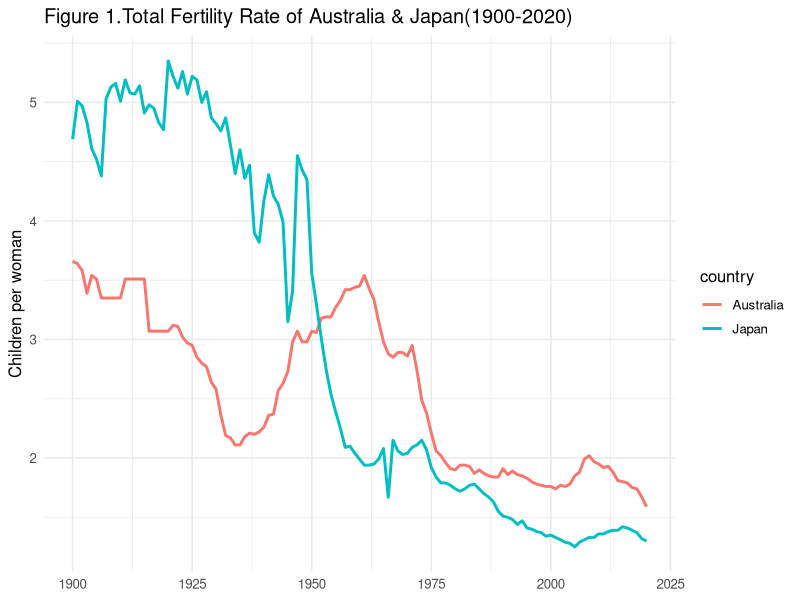
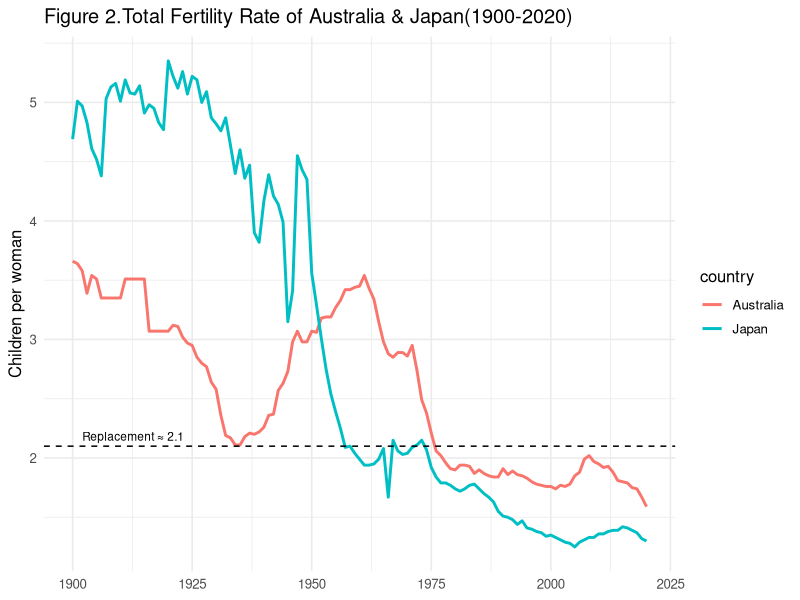
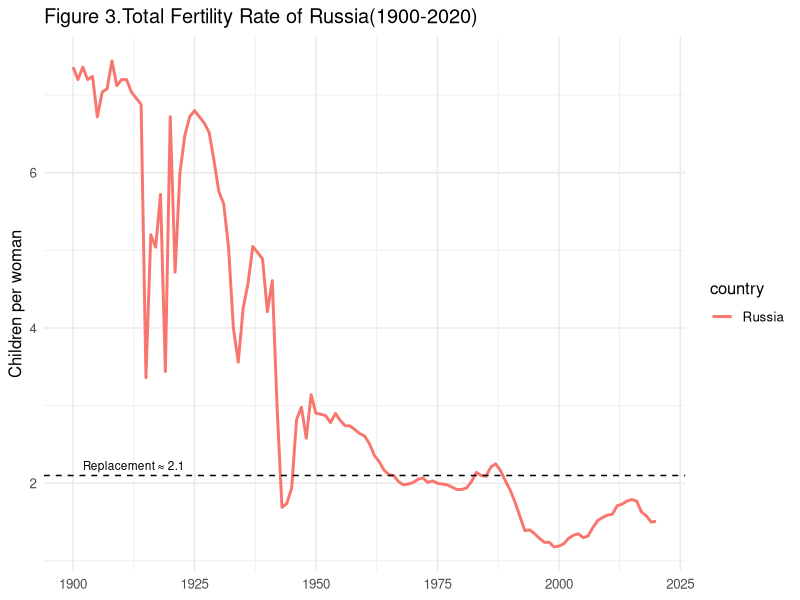

Generate these figures, in order, with R:
## ---- chunk 1
df <- read.csv("children_per_woman_total_fertility.csv")
## ---- chunk 2
library(dplyr)
library(tidyr)

df1 <- df |> 
     filter(country %in% c("Australia","Japan")) |>
    select(country, X1900:X2020)


df1_tidy <- df1 |> 
  pivot_longer(
    cols = - country,     
    names_to = "year",
    values_to = "tfr",
    names_prefix = "X",             
    names_transform = list(year = as.integer))
## ---- chunk 3
library(ggplot2)
P1 <- ggplot(df1_tidy,aes(x=year,y=tfr,color= country))+
  geom_line(linewidth =1)+
labs(title = "Figure 1.Total Fertility Rate of Australia & Japan(1900-2020)", x= NULL, y="Children per woman")+
  theme_minimal(base_size = 12)

P1

## ---- chunk 4
P2 <- ggplot(df1_tidy,aes(x=year,y=tfr,color= country))+
  geom_line(linewidth =1)+
labs(title = "Figure 2.Total Fertility Rate of Australia & Japan(1900-2020)", x= NULL, y="Children per woman")+
  theme_minimal(base_size = 12) +
  geom_hline(yintercept = 2.1, linetype = "dashed") +
  annotate("text", x = 1902, y = 2.1, label = "Replacement ≈ 2.1", vjust = -0.6, hjust = 0, size = 3)

P2


## ---- chunk 5
set.seed(35323876)

choice <- setdiff(unique(df$country),c("Australia","Japan"))

sample_country <- sample(choice, size =1)

sample_country
## ---- chunk 6
df_tidy <- df |>
  pivot_longer(cols = -country,
               names_to = "year",
               values_to = "TFR",
               names_prefix = "X")
library(readr)

df_Russia <- df_tidy |>
  filter(country =="Russia")|>
  filter(year %in% 1900:2020) |>
  mutate(Year = parse_number(as.character(year)))

P3 <- ggplot(df_Russia,aes(x=Year, y=TFR,color =country))+
    geom_line(linewidth =1,na.rm = TRUE)+
   labs(title = "Figure 3.Total Fertility Rate of Russia(1900-2020)", x= NULL, y ="Children per woman")+
   theme_minimal(base_size = 12) +
   geom_hline(yintercept = 2.1 ,linetype = "dashed") +
   annotate("text", x=1902, y  =2.1, vjust = -0.6, hjust =0,size =3, label = "Replacement \u2248 2.1")
 
 P3
